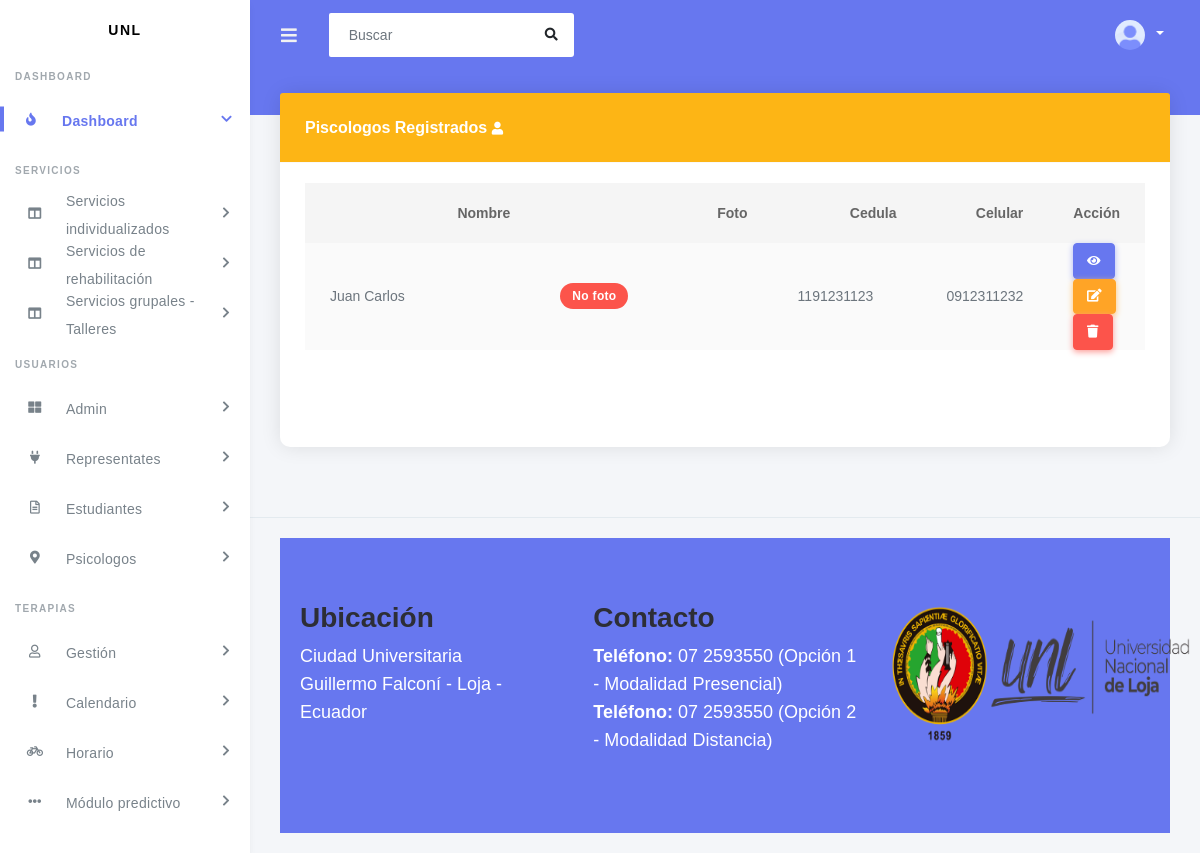
/listarPsicologos/, run on the app's committed database.
### app/usuarios/psicologo/models.py (models this page shows, shortened)
class Psicologo(models.Model):
    user = models.OneToOneField(User, on_delete=models.CASCADE)
    nombre = models.CharField(max_length=100)
    apellido = models.CharField(max_length=100)
    cedula = models.CharField(max_length=10)
    email = models.EmailField(unique=True)
    foto = models.ImageField(upload_to='psicologo/', null=True, blank=True)
    celular = models.CharField(max_length=10, blank=True, null=True)

### app/usuarios/psicologo/views.py (the view)
# urls.py: path('listarPsicologos/', ListarPsicologoView.as_view(), name='listar_psicologos'),
class ListarPsicologoView(ListView):
    model = Psicologo
    template_name = 'usuarios/listarPsicologo.html'
    paginate_by = 10
    context_object_name = 'objects'

### templates/usuarios/listarPsicologo.html (shortened to what this page needs)
{% extends 'layout.html' %}
{% load static %}
{% block content %}
<section class="section">
    <div class="section-body">
        <div class="row">
            <div class="col-12">
                <div class="card">
                    <div class="card-header bg-fdb515 text-white">
                        <h4 class="text-white">Piscologos Registrados <i class="fas fa-user"></i></h4>
                    </div>
                    <div class="card-body">
                        <div class="table-responsive">
                            <table class="table table-striped" id="sortable-table">
                                <thead>
                                    <tr>
                                        <th>Nombre</th>
                                        <th>Foto</th>
                                        <th>Cedula</th>
                                        <th>Celular</th>
                                        <th>Acción</th>
                                    </tr>
                                </thead>
                                <tbody>
                                    {% for user in objects %}
                                    <tr>
                                        <td>{{ user.nombre }}</td>
                                            {% if user.foto %}
                                            <td>
                                                <img alt="image" src="{{ user.foto.url }}" class="rounded-circle" width="35" data-toggle="tooltip" title="{{ user.nombre }}">
                                            </td>
                                            {% else %}
                                            <td><div class="badge badge-danger">No foto</div></td>
                                            {% endif %}
                                        <td>{{ user.cedula }}</td>
                                        <td>{{ user.celular }}</td>
                                        <td>
                                            <a href="{% url 'ver_psicologo' pk=user.pk %}" class="btn btn-primary"><i class="fa fa-eye"></i></a>
                                            <a href="{% url 'editar_psicologo' pk=user.pk %}" class="btn btn-warning"><i class="fas fa-edit"></i></a>
                                            <a href="{% url 'eliminar_psicologo' pk=user.pk %}" class="btn btn-danger"><i class="fas fa-trash"></i></a>
                                        </td>
                                    </tr>
                                    {% endfor %}
                                </tbody>
                            </table>
                        </div>
                    </div>
                    <div class="pagination">
                        <div class="card-footer text-right">
                        </div>
                    </div>
                </div>
            </div>
        </div>
    </div>
</section>
{% endblock content %}

### templates/usuarios/listarPsicologo.html (style rules this page uses)
.card { margin-top: 20px; border-radius: 10px; box-shadow: 0px 0px 20px rgba(0, 0, 0, 0.1); }
.bg-fdb515 { background-color: #FDB515 !important; }
th { width: 40%; text-align: right; vertical-align: top; background-color: #f2f2f2; }
td { padding-left: 10px; }

### templates/footer.html (style rules this page uses)
body { font-family: Arial, sans-serif; }
.row { display: flex; flex-wrap: wrap; }

### data on the page
Psicologo: nombre "Juan Carlos", foto "No foto", cedula "1191231123", celular "0912311232"
